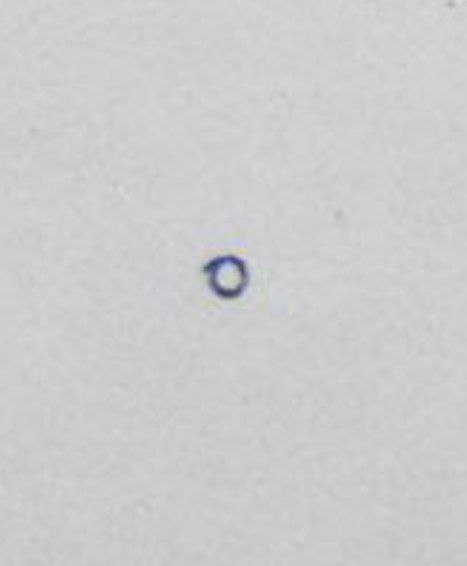
#> input picture patern_dataset/1/0.jpg, 467 x 566 px; its folder holds only this picture in this run
$ python main.py
#> lines starting #> are read from the running program, lines starting #| are printed output that depends on the picture
import os
import cv2
import numpy as np
from sklearn.model_selection import train_test_split
from sklearn.svm import SVC
from sklearn.neighbors import KNeighborsClassifier
from sklearn.tree import DecisionTreeClassifier
from sklearn.metrics import (
    accuracy_score,
    precision_score,
    recall_score,
    f1_score,
    confusion_matrix,
    roc_curve,
    auc,
    RocCurveDisplay,
)
import joblib
import seaborn as sns
import matplotlib.pyplot as plt
from sklearn.preprocessing import label_binarize
from sklearn.multiclass import OneVsRestClassifier

# Path to the dataset
dataset_path = "patern_dataset"

# Load dataset


def load_dataset(dataset_path):
#> called with dataset_path = 'patern_dataset'
    images = []
    labels = []
    for folder_name in os.listdir(dataset_path):
        folder_path = os.path.join(dataset_path, folder_name)
        if os.path.isdir(folder_path):
            for image_name in os.listdir(folder_path):
                image_path = os.path.join(folder_path, image_name)
                if image_name.lower().endswith('.jpg'):
                    # Read image in grayscale
                    image = cv2.imread(image_path, cv2.IMREAD_GRAYSCALE)
#> image: shape (566, 467); min 57, max 218, mean 204.7
                    if image is not None:
                        # Resize image to 70x70
                        image = cv2.resize(image, (70, 70))
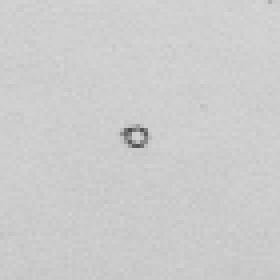
#> image: shape (70, 70) (shown 4 times larger); min 76, max 214, mean 204.6
                        # Flatten the image to a 1D array
                        images.append(image.flatten())
                        # Use folder name as label (assuming folder names are numbers)
                        labels.append(int(folder_name))
#> pass 2 of the loop in load_dataset, `for folder_name in os.listdir(dataset_path):`:
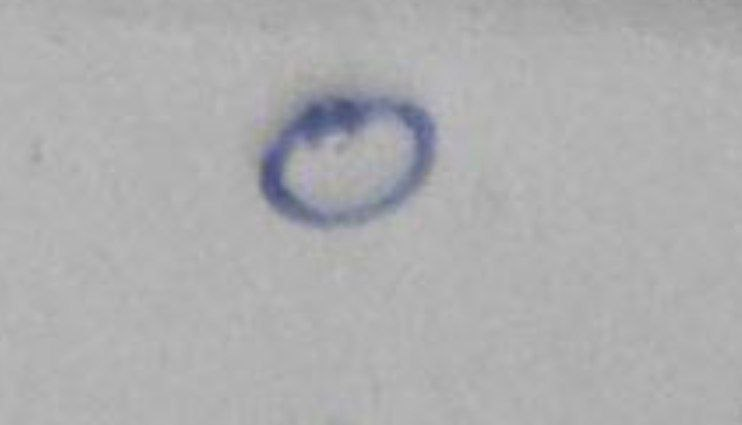
#> input picture patern_dataset/10/0.jpg, 742 x 425 px
#> in load_dataset, `image = cv2.resize(image, (70, 70))`:
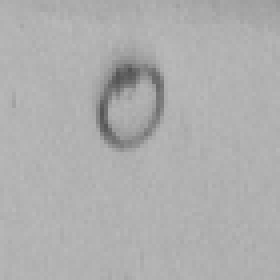
#> image: shape (70, 70) (shown 4 times larger); min 83, max 185, mean 174.4
    return np.array(images), np.array(labels)


# Load the dataset
images, labels = load_dataset(dataset_path)
#> labels = [1, 10]

# Binarize labels for ROC curve (one-vs-rest)
labels_binarized = label_binarize(labels, classes=np.unique(labels))
#> labels_binarized = [0, 1]

# Split the dataset into training and testing sets
X_train, X_test, y_train, y_test, y_train_bin, y_test_bin = train_test_split(
    images, labels, labels_binarized, test_size=0.2, random_state=42
)
#> y_train = [1]; y_test = [10]; y_train_bin = [0]; y_test_bin = [1]

# Train and save SVM model


def train_svm(X_train, y_train):
    svm_model = OneVsRestClassifier(SVC(kernel='linear', probability=True))
    svm_model.fit(X_train, y_train)
    joblib.dump(svm_model, "svm_model.pkl")
    return svm_model

# Train and save KNN model


def train_knn(X_train, y_train):
    knn_model = KNeighborsClassifier(n_neighbors=3)
    knn_model.fit(X_train, y_train)
    joblib.dump(knn_model, "knn_model.pkl")
    return knn_model

# Train and save Decision Tree model


def train_decision_tree(X_train, y_train):
    dt_model = DecisionTreeClassifier(random_state=42)
    dt_model.fit(X_train, y_train)
    joblib.dump(dt_model, "decision_tree_model.pkl")
    return dt_model


# Train models
svm_model = train_svm(X_train, y_train)
knn_model = train_knn(X_train, y_train)
dt_model = train_decision_tree(X_train, y_train)

# Evaluate models


def evaluate_model(model, X_test, y_test, y_test_bin, model_name):
#> called with X_test = array of shape (1, 4900), y_test = array of shape (1,), y_test_bin = array of shape (1, 1), model_name = 'SVM'
    y_pred = model.predict(X_test)
#> y_pred = [1]
    y_pred_proba = model.predict_proba(X_test) if hasattr(
        model, "predict_proba") else None
#> y_pred_proba = [[1, 0]]

    # Calculate metrics
    accuracy = accuracy_score(y_test, y_pred)
#> accuracy = 0
    precision = precision_score(y_test, y_pred, average='weighted')
#> precision = 0
    recall = recall_score(y_test, y_pred, average='weighted')
#> recall = 0
    f1 = f1_score(y_test, y_pred, average='weighted')
#> f1 = 0
    conf_matrix = confusion_matrix(y_test, y_pred)
#> conf_matrix = [[0, 0], [1, 0]]

    # Print metrics
    print(f"--- {model_name} Metrics ---")
    print(f"Accuracy: {accuracy * 100:.2f}%")
#| Accuracy: 0.00%
    print(f"Precision: {precision * 100:.2f}%")
#| Precision: 0.00%
    print(f"Recall: {recall * 100:.2f}%")
#| Recall: 0.00%
    print(f"F1-Score: {f1 * 100:.2f}%")
#| F1-Score: 0.00%
    print("Confusion Matrix:")
    print(conf_matrix)
#| [[0 0]
#|  [1 0]]

    # Plot confusion matrix
    plt.figure(figsize=(8, 6))
    sns.heatmap(conf_matrix, annot=True, fmt='d', cmap='Blues',
                xticklabels=np.unique(labels), yticklabels=np.unique(labels))
    plt.title(f'{model_name} Confusion Matrix')
    plt.xlabel('Predicted')
    plt.ylabel('Actual')
    plt.show()
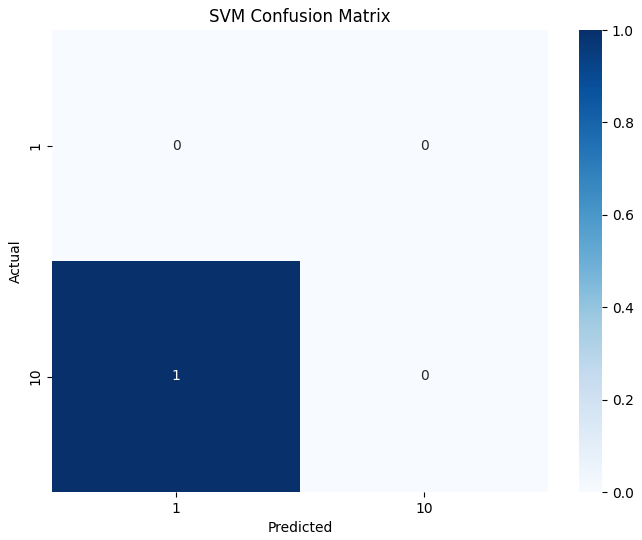
#> figure drawn by matplotlib, 2 panels

    # Plot ROC curve (only for models with predict_proba)
    if y_pred_proba is not None:
#> (the run stopped early here; a loop or call above may not have finished)
